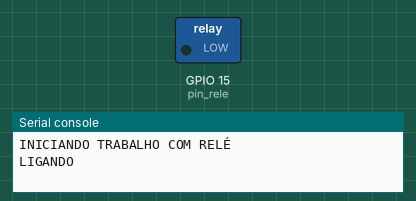
This program was run on a simulated ESP32 board running MicroPython. Shown: switched loads named in the program (green lamp = pin HIGH), the last lines printed to the serial console. Wiring (from the project's diagram.json): relay on GPIO 15.

Above: at 2.5 s.
At 7.5 s:
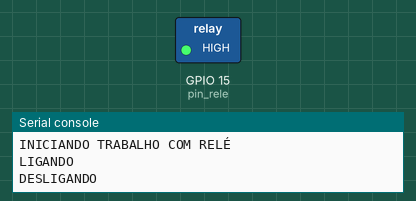
Timing chart, 0 to 13.0 s (numbered marks = the images above):
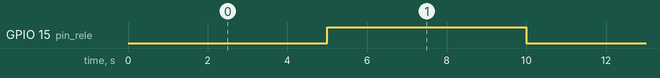

The program:

main.py
```python
from machine import Pin
import time

pin_rele = Pin(15, Pin.OUT)

print("INICIANDO TRABALHO COM RELÉ")

while True:
  print("LIGANDO")
  pin_rele.value(0)
  time.sleep(5)

  print("DESLIGANDO")
  pin_rele.value(1)
  time.sleep(5)
```

Measured:
- by itself, GPIO 15 (pin_rele): alternates HIGH for 5.0 s and LOW for 5.0 s
